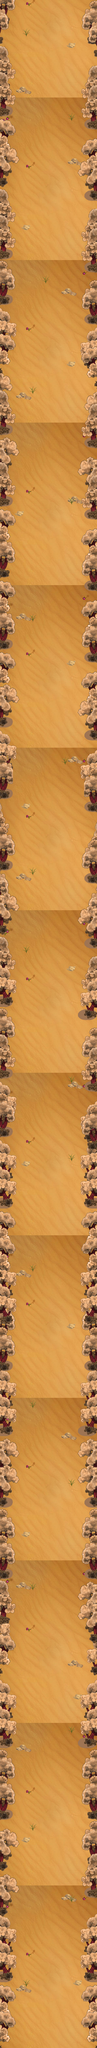

A 2D game scene composited from a Tiled map and its tileset images. What follows is a short description and the map's XML, with each tile layer's data collapsed to a summary:
An orthogonal 15x315 tile map with 32x32 px tiles, 5 tile layers (Background, Background1, Background2, Decorate1, ...), 2 tilesets and 244 objects (10x 3, 4x 13, 2x 1, 4, 5, ...).

<map version="1.0" orientation="orthogonal" width="15" height="315" tilewidth="32" tileheight="32">
 <tileset firstgid="1" name="shod" tilewidth="32" tileheight="32">
  <image source="shod.png" width="648" height="224" />
 </tileset>
 <tileset firstgid="141" name="sha" tilewidth="32" tileheight="32">
  <image source="sha.jpg" width="480" height="800" />
 </tileset>
 <layer name="Background" width="15" height="315">
  <data>[4725 cells, 4725 non-empty, 375 distinct tile ids]</data>
 </layer>
 <layer name="Background1" width="15" height="315">
  <data>[4725 cells, 322 non-empty, 16 distinct tile ids]</data>
 </layer>
 <layer name="Background2" width="15" height="315">
  <data>[4725 cells, 76 non-empty, 4 distinct tile ids]</data>
 </layer>
 <objectgroup name="Objects" width="15" height="315">
  <object name="4" x="128" y="10052" width="244" height="19" />
  <object name="5" x="130" y="9251" width="244" height="19" />
  <object name="6" x="168" y="8450" width="244" height="19" />
  <object name="7" x="142" y="7654" width="244" height="19" />
  <object name="8" x="131" y="6854" width="244" height="19" />
  <object name="9" x="147" y="6049" width="244" height="19" />
  <object name="10" x="133" y="5256" width="244" height="19" />
  <object name="11" x="133" y="4455" width="244" height="19" />
  <object name="12" x="138" y="3650" width="244" height="19" />
  <object name="13" x="106" y="2855" width="244" height="19" />
  <object name="13" x="111" y="2054" width="244" height="19" />
  <object name="13" x="90" y="1250" width="244" height="19" />
  <object name="13" x="78" y="643" width="244" height="19" />
 </objectgroup>
 <objectgroup name="Enemys" width="15" height="315">
  <object x="100" y="5997">
   <properties>
    <property name="random" value="10,11,13,14" />
   </properties>
  </object>
  <object x="128" y="5996">
   <properties>
    <property name="random" value="10,11,13,14" />
   </properties>
  </object>
  <object x="160" y="5985">
   <properties>
    <property name="random" value="10,11,13,14" />
   </properties>
  </object>
  <object x="141" y="3622">
   <properties>
    <property name="random" value="10,11,13,14" />
   </properties>
  </object>
  <object x="112" y="3614">
   <properties>
    <property name="random" value="10,11,13,14" />
   </properties>
  </object>
  <object x="176" y="3627">
   <properties>
    <property name="random" value="10,11,13,14" />
   </properties>
  </object>
  <object x="372" y="1981">
   <properties>
    <property name="random" value="10,11,13,14" />
   </properties>
  </object>
  <object x="345" y="1990">
   <properties>
    <property name="random" value="10,11,13,14" />
   </properties>
  </object>
  <object x="318" y="1967">
   <properties>
    <property name="random" value="10,11,13,14" />
   </properties>
  </object>
  <object x="207" y="6796">
   <properties>
    <property name="random" value="37,38,37" />
   </properties>
  </object>
  <object name="3" x="187" y="6756">
   <properties>
    <property name="random" value="42" />
   </properties>
  </object>
  <object name="3" x="372" y="6176">
   <properties>
    <property name="random" value="42" />
   </properties>
  </object>
  <object x="194" y="4291">
   <properties>
    <property name="delay" value="10" />
    <property name="random" value="29" />
   </properties>
  </object>
  <object x="243" y="6308">
   <properties>
    <property name="delay" value="10" />
    <property name="random" value="29" />
   </properties>
  </object>
  <object x="168" y="6798">
   <properties>
    <property name="random" value="37,38,37" />
   </properties>
  </object>
  <object x="357" y="6213">
   <properties>
    <property name="random" value="37,38,37" />
   </properties>
  </object>
  <object x="391" y="6213">
   <properties>
    <property name="random" value="37,38,37" />
   </properties>
  </object>
  <object x="374" y="4619">
   <properties>
    <property name="random" value="37,38,37" />
   </properties>
  </object>
  <object x="408" y="4618">
   <properties>
    <property name="random" value="37,38,37" />
   </properties>
  </object>
  <object x="92" y="1996">
   <properties>
    <property name="random" value="37,38,37" />
   </properties>
  </object>
  <object x="129" y="1996">
   <properties>
    <property name="random" value="37,38,37" />
   </properties>
  </object>
  <object x="162" y="5226">
   <properties>
    <property name="random" value="37,38,37" />
   </properties>
  </object>
  <object x="205" y="5225">
   <properties>
    <property name="random" value="37,38,37" />
   </properties>
  </object>
  <object x="123" y="5228">
   <properties>
    <property name="random" value="37,38,37" />
   </properties>
  </object>
  <object x="208" y="4687">
   <properties>
    <property name="random" value="10,11,13,14" />
   </properties>
  </object>
  <object x="245" y="4691">
   <properties>
    <property name="random" value="10,11,13,14" />
   </properties>
  </object>
  <object x="280" y="4679">
   <properties>
    <property name="random" value="10,11,13,14" />
   </properties>
  </object>
  <object x="402" y="4186">
   <properties>
    <property name="random" value="10,11,13,14" />
   </properties>
  </object>
  <object x="390" y="4577">
   <properties>
    <property name="random" value="12" />
   </properties>
  </object>
  <object x="334" y="3293">
   <properties>
    <property name="random" value="37,38,37" />
   </properties>
  </object>
  <object x="372" y="3295">
   <properties>
    <property name="random" value="37,38,37" />
   </properties>
  </object>
  <object x="407" y="3295">
   <properties>
    <property name="random" value="37,38,37" />
   </properties>
  </object>
  <object x="116" y="2902">
   <properties>
    <property name="delay" value="10" />
    <property name="random" value="29" />
   </properties>
  </object>
  <object x="140" y="2661">
   <properties>
    <property name="random" value="12" />
   </properties>
  </object>
  <object x="338" y="5651">
   <properties>
    <property name="random" value="37,38,37" />
   </properties>
  </object>
  <object x="375" y="5651">
   <properties>
    <property name="random" value="37,38,37" />
   </properties>
  </object>
  <object x="138" y="7146">
   <properties>
    <property name="random" value="34,40" />
   </properties>
  </object>
  <object x="246" y="5150">
   <properties>
    <property name="random" value="10,11,13,14" />
   </properties>
  </object>
  <object x="280" y="5173">
   <properties>
    <property name="random" value="10,11,13,14" />
   </properties>
  </object>
  <object x="316" y="5152">
   <properties>
    <property name="random" value="10,11,13,14" />
   </properties>
  </object>
  <object name="3" x="165" y="5183">
   <properties>
    <property name="random" value="42" />
   </properties>
  </object>
  <object x="154" y="2705">
   <properties>
    <property name="random" value="37,38,37" />
   </properties>
  </object>
  </objectgroup>
 <layer name="Decorate1" width="15" height="315">
  <data>[4725 cells, 1192 non-empty, 105 distinct tile ids]</data>
 </layer>
 <layer name="Decorate2" width="15" height="315">
  <data>[4725 cells, 1226 non-empty, 105 distinct tile ids]</data>
 </layer>
</map>
<!-- 189 of 244 objects omitted -->
